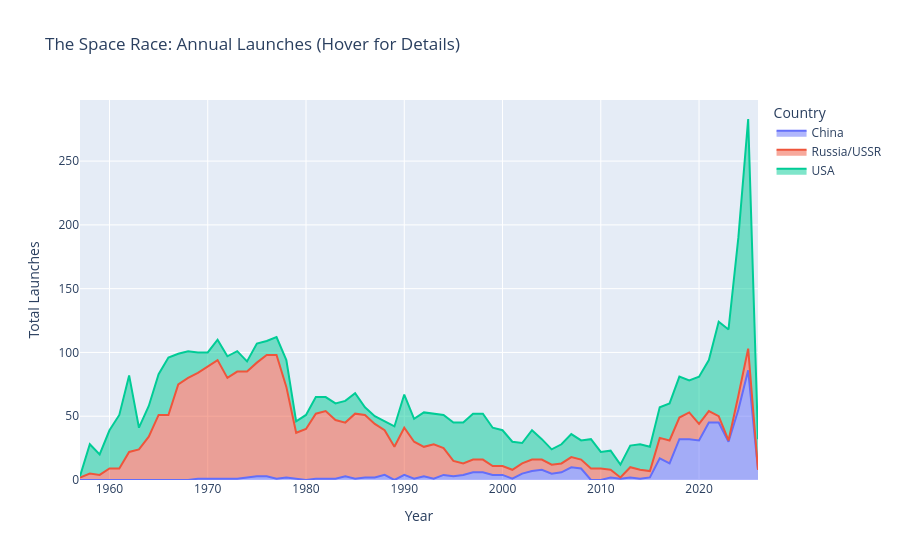

Notebook code for this chart:
### Code cell
import plotly.express as px
# 1. Prepare the data (Reset index so 'Year' is a column for Plotly)
plot_data = pivot_df.reset_index().melt(id_vars='date', var_name='Country', value_name='Launches')

# 2. Create the interactive Area Chart
fig = px.area(plot_data, 
              x="date", 
              y="Launches", 
              color="Country",
              title="The Space Race: Annual Launches (Hover for Details)",
              labels={"Launches": "Number of Launches", "date": "Year"})

# 3. Improve the hover experience
fig.update_layout(
    hovermode="x unified",  # Shows all countries in one box when hovering
    xaxis_title="Year",
    yaxis_title="Total Launches",
    legend_title="Country"
)

fig.show()

### Figure 1 — Plotly figure (JSON) as saved in the notebook; plotly's stock layout.template omitted (floating-point values rounded to 4 significant figures)
{"data": [{"fillpattern": {"shape": ""}, "hovertemplate": "Country=China<br>Year=%{x}<br>Number of Launches=%{y}<extra></extra>", "legendgroup": "China", "line": {"color": "#636efa"}, "marker": {"symbol": "circle"}, "mode": "lines", "name": "China", "orientation": "v", "showlegend": true, "stackgroup": "1", "type": "scatter", "x": [1957, 1958, 1959, 1960, 1961, 1962, 1963, 1964, 1965, 1966, 1967, 1968, 1969, 1970, 1971, 1972, 1973, 1974, 1975, 1976, 1977, 1978, 1979, 1980, 1981, 1982, 1983, 1984, 1985, 1986, 1987, 1988, 1989, 1990, 1991, 1992, 1993, 1994, 1995, 1996, 1997, 1998, 1999, 2000, 2001, 2002, 2003, 2004, 2005, 2006, 2007, 2008, 2009, 2010, 2011, 2012, 2013, 2014, 2015, 2016, 2017, 2018, 2019, 2020, 2021, 2022, 2023, 2024, 2025, 2026], "xaxis": "x", "y": [0, 0, 0, 0, 0, 0, 0, 0, 0, 0, 0, 0, 1, 1, 1, 1, 1, 2, 3, 3, 1, 2, 1, 0, 1, 1, 1, 3, 1, 2, 2, 4, 0, 4, 1, 3, 1, 4, 3, 4, 6, 6, 4, 4, 1, 5, 7, 8, 5, 6, 10, 9, 0, 0, 2, 1, 2, 1, 2, 17, 13, 32, 32, 31, 45, 45, 30, 55, 86, 8], "yaxis": "y"}, {"fillpattern": {"shape": ""}, "hovertemplate": "Country=Russia/USSR<br>Year=%{x}<br>Number of Launches=%{y}<extra></extra>", "legendgroup": "Russia/USSR", "line": {"color": "#EF553B"}, "marker": {"symbol": "circle"}, "mode": "lines", "name": "Russia/USSR", "orientation": "v", "showlegend": true, "stackgroup": "1", "type": "scatter", "x": [1957, 1958, 1959, 1960, 1961, 1962, 1963, 1964, 1965, 1966, 1967, 1968, 1969, 1970, 1971, 1972, 1973, 1974, 1975, 1976, 1977, 1978, 1979, 1980, 1981, 1982, 1983, 1984, 1985, 1986, 1987, 1988, 1989, 1990, 1991, 1992, 1993, 1994, 1995, 1996, 1997, 1998, 1999, 2000, 2001, 2002, 2003, 2004, 2005, 2006, 2007, 2008, 2009, 2010, 2011, 2012, 2013, 2014, 2015, 2016, 2017, 2018, 2019, 2020, 2021, 2022, 2023, 2024, 2025, 2026], "xaxis": "x", "y": [2, 5, 4, 9, 9, 22, 24, 34, 51, 51, 75, 80, 83, 88, 93, 79, 84, 83, 89, 95, 97, 71, 36, 40, 51, 53, 46, 42, 51, 49, 42, 35, 26, 37, 29, 23, 27, 21, 12, 9, 10, 10, 7, 7, 7, 8, 9, 8, 7, 7, 8, 7, 9, 9, 6, 1, 8, 7, 5, 16, 18, 17, 21, 13, 9, 5, 1, 11, 17, 0], "yaxis": "y"}, {"fillpattern": {"shape": ""}, "hovertemplate": "Country=USA<br>Year=%{x}<br>Number of Launches=%{y}<extra></extra>", "legendgroup": "USA", "line": {"color": "#00cc96"}, "marker": {"symbol": "circle"}, "mode": "lines", "name": "USA", "orientation": "v", "showlegend": true, "stackgroup": "1", "type": "scatter", "x": [1957, 1958, 1959, 1960, 1961, 1962, 1963, 1964, 1965, 1966, 1967, 1968, 1969, 1970, 1971, 1972, 1973, 1974, 1975, 1976, 1977, 1978, 1979, 1980, 1981, 1982, 1983, 1984, 1985, 1986, 1987, 1988, 1989, 1990, 1991, 1992, 1993, 1994, 1995, 1996, 1997, 1998, 1999, 2000, 2001, 2002, 2003, 2004, 2005, 2006, 2007, 2008, 2009, 2010, 2011, 2012, 2013, 2014, 2015, 2016, 2017, 2018, 2019, 2020, 2021, 2022, 2023, 2024, 2025, 2026], "xaxis": "x", "y": [1, 23, 16, 30, 42, 60, 17, 24, 32, 45, 24, 21, 16, 11, 16, 17, 16, 8, 15, 11, 14, 21, 9, 11, 13, 11, 13, 17, 16, 6, 6, 7, 16, 26, 18, 27, 24, 26, 30, 32, 36, 36, 30, 28, 22, 16, 23, 16, 12, 15, 18, 15, 23, 13, 15, 10, 17, 20, 19, 24, 29, 32, 25, 37, 40, 74, 87, 124, 180, 24], "yaxis": "y"}], "layout": {"hovermode": "x unified", "legend": {"title": {"text": "Country"}, "tracegroupgap": 0}, "title": {"text": "The Space Race: Annual Launches (Hover for Details)"}, "xaxis": {"anchor": "y", "domain": [0, 1], "title": {"text": "Year"}}, "yaxis": {"anchor": "x", "domain": [0, 1], "title": {"text": "Total Launches"}}}}
